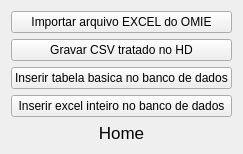
               <widget class="QWidget" name="homePage">
                <layout class="QVBoxLayout" name="verticalLayout_16">
                 <item>
                  <widget class="QPushButton" name="importCsvOmieBtn">
                   <property name="text">
                    <string>Importar arquivo EXCEL do OMIE</string>
                   </property>
                  </widget>
                 </item>
                 <item>
                  <widget class="QPushButton" name="exportCsvOmieToHdBtn">
                   <property name="text">
                    <string>Gravar CSV tratado no HD</string>
                   </property>
                  </widget>
                 </item>
                 <item>
                  <widget class="QPushButton" name="createTable_databaseBtn">
                   <property name="text">
                    <string>Inserir tabela basica no banco de dados</string>
                   </property>
                  </widget>
                 </item>
                 <item>
                  <widget class="QPushButton" name="createTableDatabaseFullBtn">
                   <property name="text">
                    <string>Inserir excel inteiro no banco de dados</string>
                   </property>
                  </widget>
                 </item>
                 <item>
                  <widget class="QLabel" name="label_10">
                   <property name="font">
                    <font>
                     <pointsize>13</pointsize>
                    </font>
                   </property>
                   <property name="text">
                    <string>Home</string>
                   </property>
                   <property name="alignment">
                    <set>Qt::AlignCenter</set>
                   </property>
                  </widget>
                 </item>
                </layout>
               </widget>
